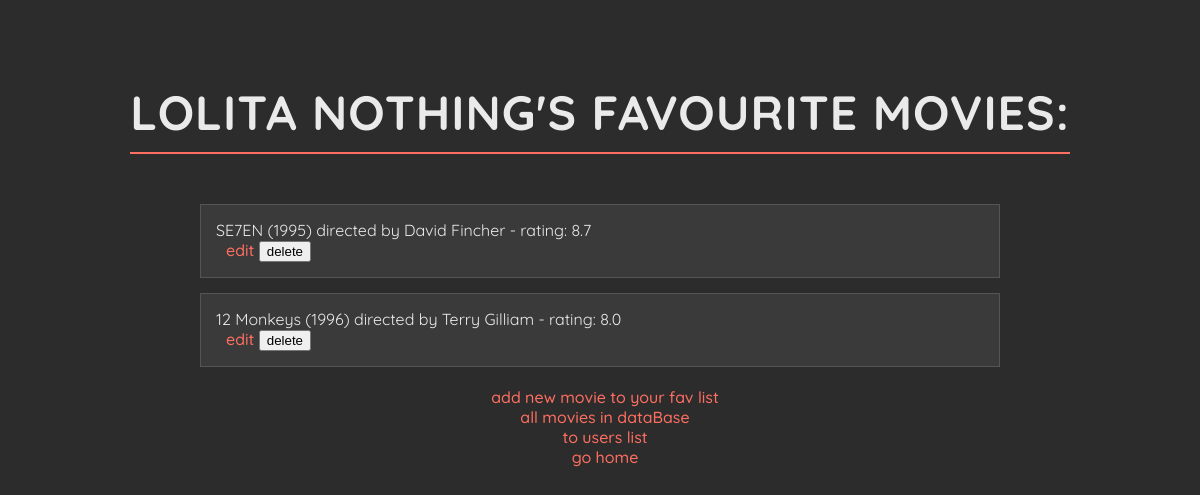
Before: /users/1 with the older database file.
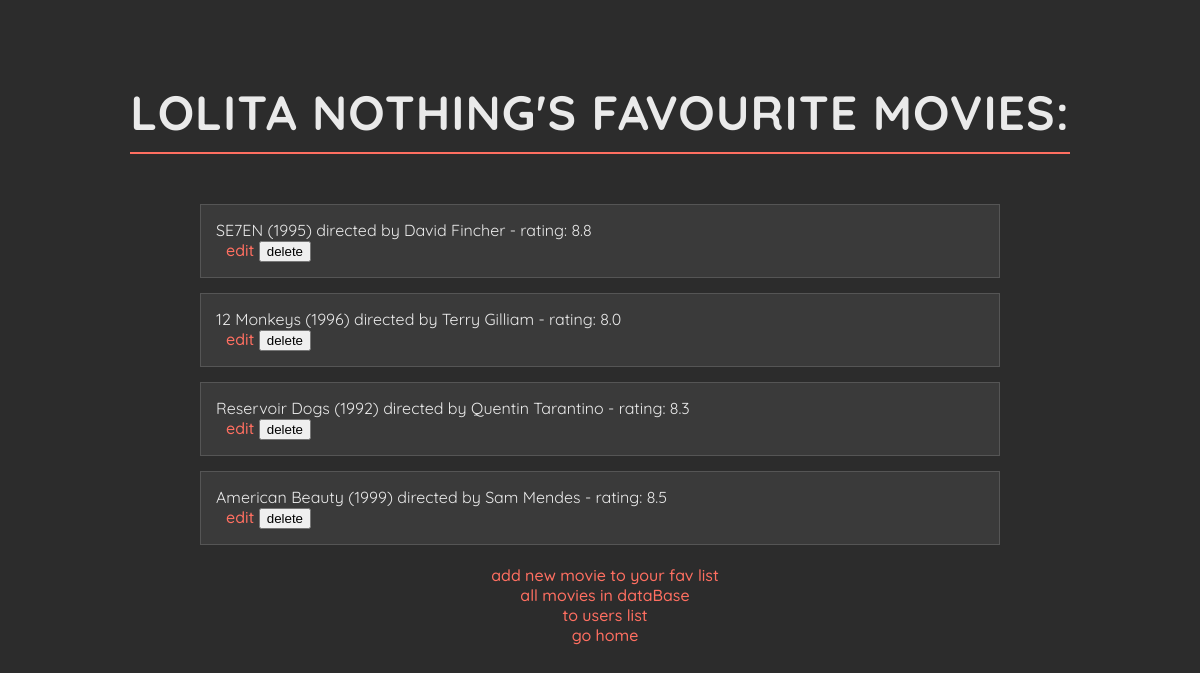
After: the same page with the newer database file.
### data_models.py (models this page shows, shortened)
class Movie(db.Model):
    __tablename__ = 'movies'
    movie_id = db.Column(db.Integer, primary_key=True, autoincrement=True)
    title = db.Column(db.String(250), nullable=False)
    director = db.Column(db.String(200), nullable=False)
    release_year = db.Column(db.Integer, nullable=False)
    movie_rating = db.Column(db.Float, nullable=False)
    users = relationship('User', secondary=user_movies, back_populates='movies')

### app.py (the view)
@app.route('/users/<int:user_id>', methods=['GET'])
def user_movies(user_id):
    user = data_manager.get_user_by_id(user_id)
    movies = data_manager.get_user_movies(user_id)
    if not user:
        flash(f'User with ID {user_id} is not found. 🍭', 'error')
        return redirect('/users')
    return render_template('user_movies.html', user=user, movies=movies)

### datamanager/sqlite_data_manager.py (called while the page is built)
    def get_user_by_id(self, user_id):
        with self.app.app_context():
            return self.db.session.query(User).filter_by(user_id=user_id).first()

    def get_user_movies(self, user_id):
        with self.app.app_context():
            user = self.db.session.query(User).filter_by(user_id=user_id).first()
            if user is not None:
                movies = user.movies
            else:
                movies = []
            return movies

### templates/user_movies.html (shortened to what this page needs)
<!DOCTYPE html>
<html lang="en">
<head>
</head>
<body>
    <h1>{{ user.user_name }}'s favourite movies:</h1>
        {% if movies %}
            <ul>
            {% for movie in movies %}
                <li>
                    {{ movie.title }} ({{ movie.release_year }}) directed by {{ movie.director }} - rating: {{ movie.movie_rating }} <br>
                    <a href="{{ url_for('update_movie', movie_id=movie.movie_id) }}">edit</a>
                    <form id="delete-form-{{ movie.movie_id }}" action="{{ url_for('delete_movie', movie_id=movie.movie_id) }}" method="POST" style="display: inline;">
                        <button type="button" onclick="confirmDeletion({{ movie.movie_id }})">delete</button>
                    </form>
                </li>
            {% endfor %}
            </ul>
            {% else %}
                <p>no favourite movies found for this user</p>
        {% endif %}
        <div>
            <a href="{{ url_for('add_new_movie_to_user', user_id=user.user_id) }}">add new movie to your fav list</a><br>
            <a href="{{ url_for('list_movies') }}">all movies in dataBase</a><br>
            <a href="{{ url_for('list_users') }}">to users list</a><br>
            <a href="{{ url_for('home') }}">go home</a>
        </div>
</body>
</html>

Changed rows visible on the page:
changed Movie "SE7EN": movie_rating "8.7" → "8.8"
added Movie: title "Reservoir Dogs", release_year "1992", director "Quentin Tarantino", movie_rating "8.3"
now on this page (row edited): Movie: title "American Beauty", release_year "1999", director "Sam Mendes", movie_rating "8.5"
